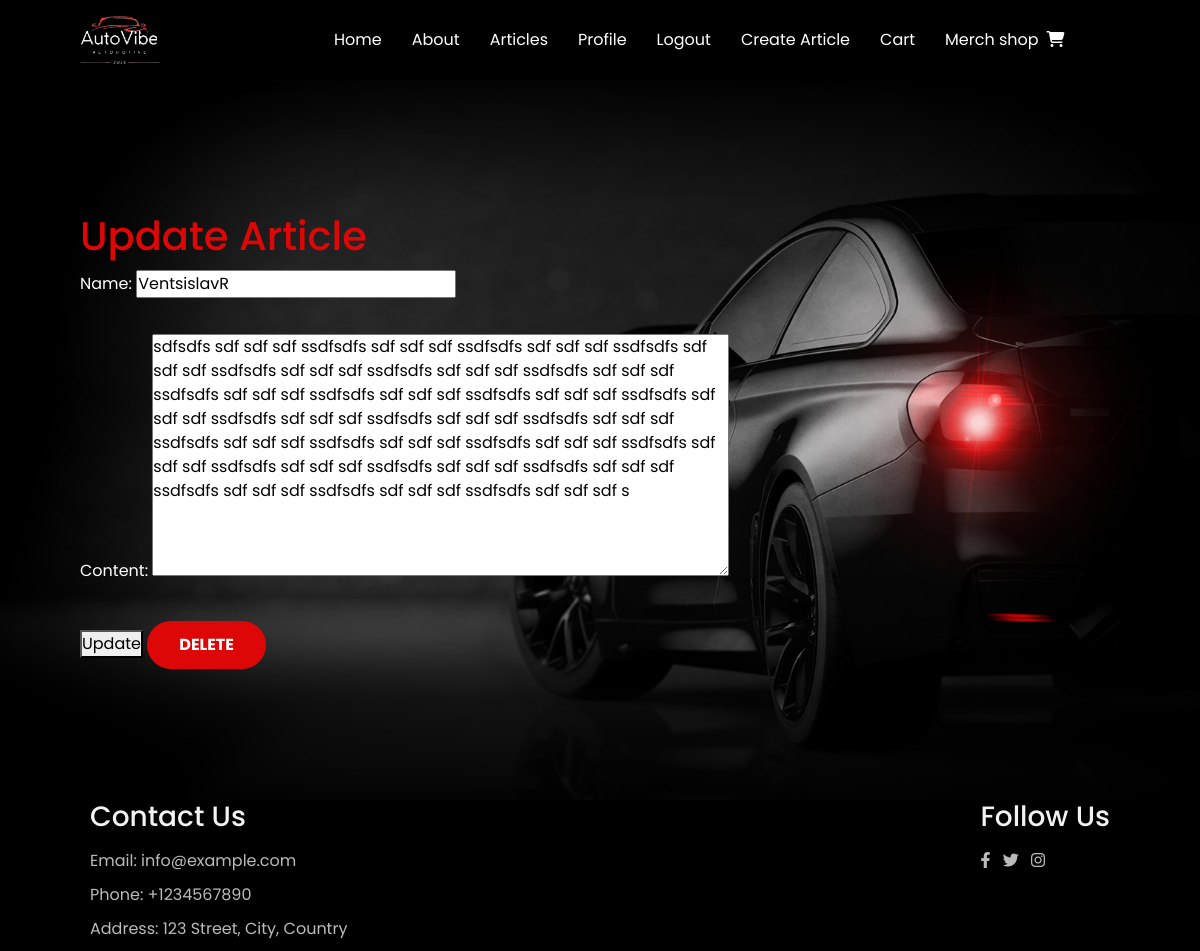
Page /articles/22/ventsislavr-22/update/ (signed in) on the committed database.
### autovibe_project/articles/models.py (models this page shows, shortened)
class Article(models.Model):
    MAX_NAME_LENGTH = 30
    MAX_CONTENT_LENGTH = 10000
    slug = models.SlugField(
        editable=False,
        unique=True,
        null=False,
        blank=True
    )
    name = models.CharField(
        max_length=MAX_NAME_LENGTH
    )
    article_img = cloudinary_models.CloudinaryField(
        "articles",
        blank=True,
        null=True
    )
    content = models.TextField(
        max_length=MAX_CONTENT_LENGTH
    )
    user = models.ForeignKey(
        UserModel,
        on_delete=models.CASCADE
    )
    class Meta:
        permissions = [
            ("can_change_article", "Can change article"),
            ("can_add_article", "Can add article"),
            ("can_delete_article", "Can delete article"),
        ]

### autovibe_project/articles/views.py (the view, shortened to what this page needs)
# urls.py: path('update/', views.ArticlesUpdateView.as_view(), name='article_update'),
class ArticlesUpdateView(PermissionRequiredMixin,auth_mixins.LoginRequiredMixin,views.UpdateView):
    template_name = 'articles/update_articles.html'
    model = Article
    permission_required = 'articles.change_article'
    fields = ['name', 'article_img', 'content']

### templates/articles/update_articles.html (shortened to what this page needs)
{% extends 'base.html' %}
{% load static %}
{% block content %}
    <section class="hero">
        <div class="text">
            <div class="wrapper">
                <h4>Update Article</h4>
                <form method="post" action="{% url 'article_update' pk=article.pk slug=article.slug %}">
                    {{ form.as_p }}
                    <button type="submit">Update</button>
                    <a class="btn btn-danger" href="{% url 'article_delete' pk=article.pk slug=article.slug %}">Delete</a>
                </form>
            </div>
        </div>
    </section>
{% endblock %}

### static/style.css (style rules this page uses)
* { padding: 0; margin: 0; box-sizing: border-box; text-decoration: none; font-family: 'Poppins', sans-serif; }
.wrapper { margin:0 5em; }
.hero { width: 100%; min-height: calc(100vh - 80px); margin-top: 80px; background: linear-gradient(to bottom, rgba(0, 0, 0, 0), rgba(0, 0, 0, 1)), url(img/bg.jpg); background-position: center; background-size: cover; display: flex; align-items: center; }
.hero .text { width: 100%; color:#fff; }
.hero .text h4 { font-size: 40px; color: #fff; font-weight: 500; margin-bottom: 10px; }
.hero .text p { color: #fff; margin-bottom: 30px; }
.hero .text .btn { padding: 10px 30px; background-color: #dd0707; text-transform: uppercase; color: #fff; font-weight: bold; border-radius: 30px; border: 2px solid #dd0707; transition: 0.3s; }
.hero .text h4 { color: #dd0707; }
.hero .text p { color: #fff; }
.hero .text a { color: red; }
.btn { padding: 10px 30px; background-color: #dd0707; color: #fff; font-weight: bold; border-radius: 30px; border: 2px solid #dd0707; transition: 0.3s; }
html, body { height: 100%; margin: 0; }
body { display: flex; flex-direction: column; }

### rows in the picture
Article: name "VentsislavR", content "sdfsdfs sdf sdf sdf ssdfsdfs sdf sdf sdf ssdfsdfs sdf sdf sdf ssdfsdfs sdf sdf sdf ssdfsdfs sdf sdf sdf ssdfsdfs sdf sdf sdf ssdfsdfs sdf sdf sdf ssdfsdfs sdf sdf sdf ssdfsdfs sdf sdf sdf ssdfsdfs sdf sdf sdf ssdfsdfs sdf sdf sdf ssdfsdfs sdf sdf sdf ssdfsdfs sdf sdf sdf ssdfsdfs sdf sdf sdf ssdfsdfs sdf sdf sdf ssdfsdfs sdf sdf sdf ssdfsdfs sdf sdf sdf ssdfsdfs sdf sdf sdf ssdfsdfs sdf sdf sdf ssdfsdfs sdf sdf sdf ssdfsdfs sdf sdf sdf ssdfsdfs sdf sdf sdf ssdfsdfs sdf sdf sdf ssdfsdfs sdf sdf sdf s"
